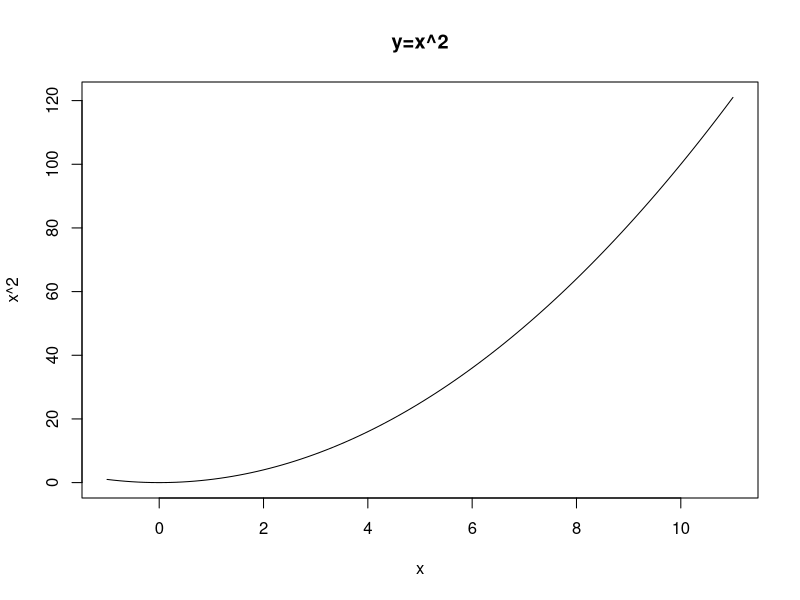

The R source for this figure: (Note: this script raises an error after producing the figure.)
# a function we will work with
F1<-function(x){
  return(c(x^2,2*x)) # note that the function returns two numbers. The first is f(x); the second is the derivative, f'(x)
}

#define a function F2(x)=sin(x)
#define F3(x)=(x-2)^3-6*x
#define F4(x)=cos(x)-x### 
# (All functions need to return f(x) and f’(x))



# Define your Newton-Raphson function  
NewtonRaphson<-function(func,StartingValue,Tolerance,MaxNumberOfIterations){
  #initialize a variable, Deviation (say), to record |f(x)| so that you know how far away you are from 0. 
  #(So initialize it to some arbitrary large number)
  #Set up a counter, i, to record how many iterations you have performed. Set it equal to 0	
  # Initialize the values of x and f(x)
  
  #Set up a while loop until we hit the required target accuracy or the max. number of steps
  while ((i<MaxNumberOfIterations)&&(Deviation>Tolerance))
  {
    # Record the value of f(x) and f’(x), for the current x value. 
    # I put them in a variable Z. Z[1]<-x; Z[2]<-f(x)
    # To be safe, check that the function and it's derivative are defined at X (either could be NaN if you are unlucky)
    if ((Z[1]=="NaN")||(Z[2]=="NaN")){
      cat("\nFunction or derivative not defined error.\n")
      break
    }
    
    #Find the next X-value using Newton-Raphson's formula. Let's call that value X
    
    # calculate Deviation<- |f(x)-0|
    
    # increase the value of your iteration counter
    i<-i+1
    
    # if you like, have the program write out how it is getting on
    cat(paste("\nIteration ",i,":   X=",X,"  Y=",Y))
    
    # If you are feeling fancy, add some line segments to the screen to show where it just went
    # See the 'fixed points' code for a reminder of how to do that.
  }
  
  # output the result
  if (Deviation<Tolerance){
    cat(paste("\nFound the root point: ",X, " after ", i, "iterations"))
  }else{
    cat(paste("\nConvergence failure. Deviation: ",Deviation, "after ", i, 	"iterations"))}    
  
  # have the function return the answer
  return(X)
}


pdf("Fig6.pdf")
curve(x^2,-1,11,main="y=x^2")
NewtonRaphson(F1,10,1e-3,40)
abline(h=0)
dev.off()